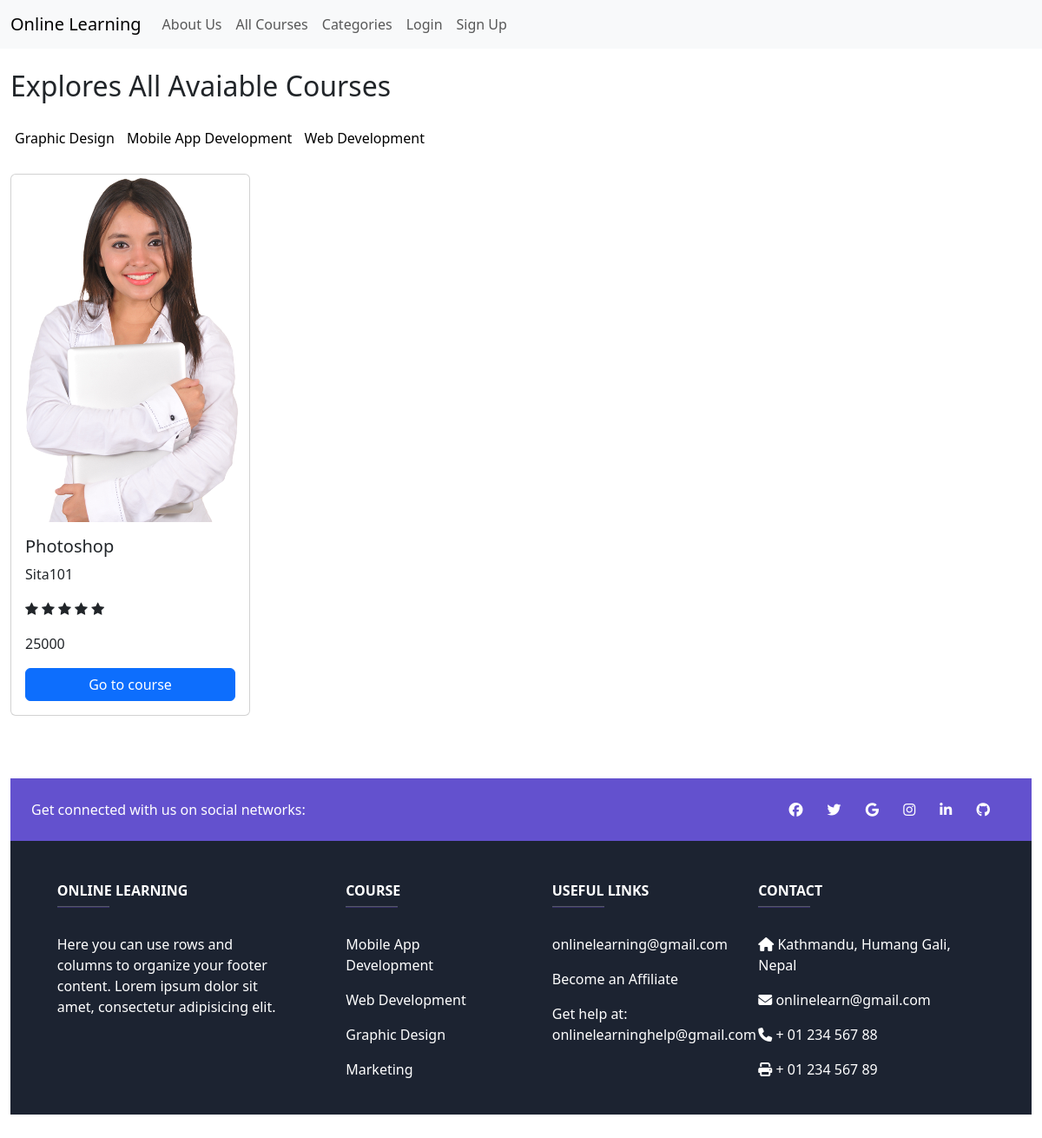
Before: / with the older database file.
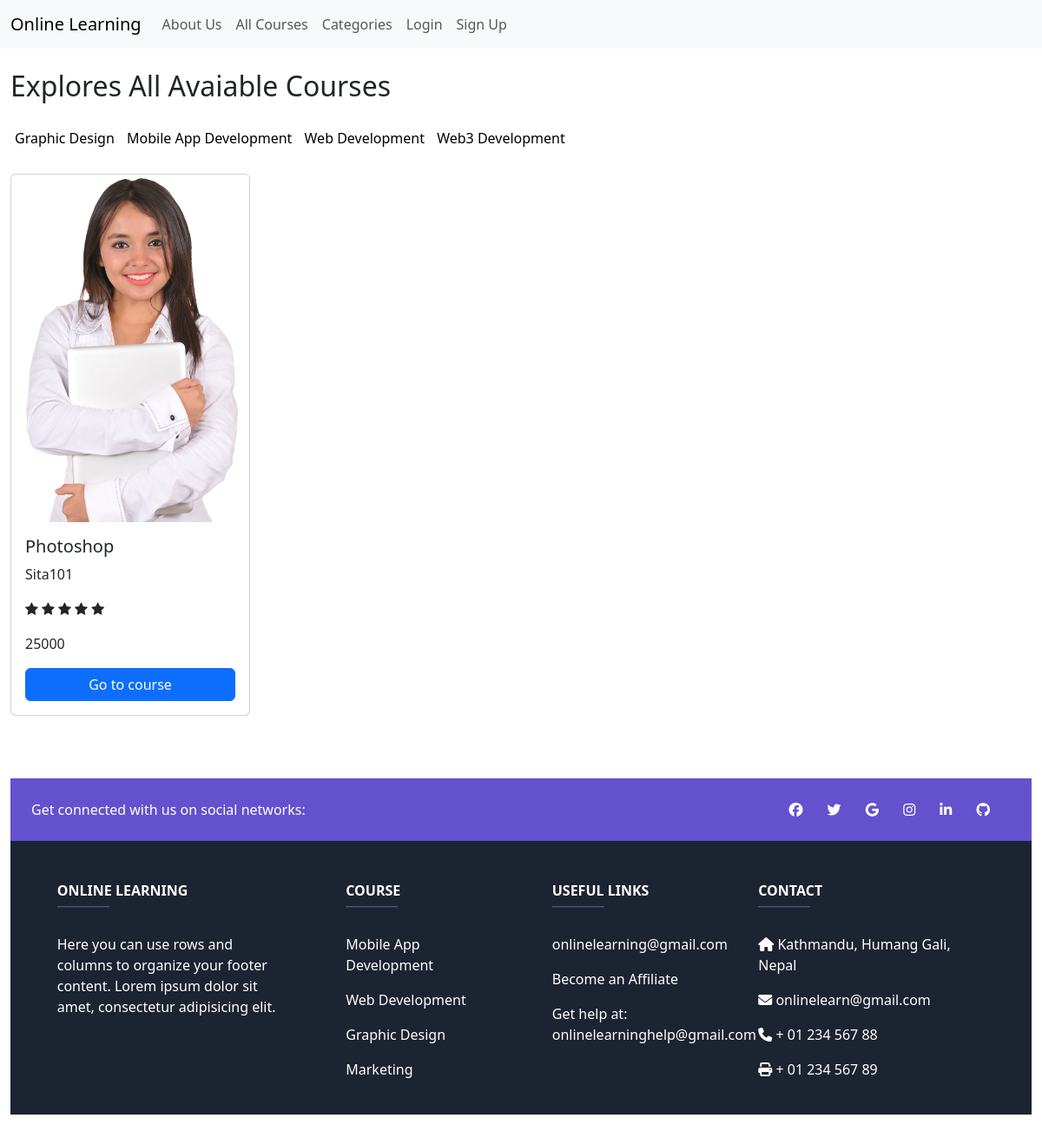
After: the same page with the newer database file.
### online_learning_app/models.py (models this page shows, shortened)
class Category(models.Model):
    cate_title = models.CharField(max_length=200)
    created_by = models.CharField(max_length=200, default="")

class Course(models.Model):
    created_by = models.CharField(max_length=200)
    course_image = models.ImageField(upload_to='course_image/')
    course_title = models.CharField(max_length=200)
    course_desc = models.CharField(max_length=200)
    category = models.ForeignKey(Category, on_delete=models.CASCADE)
    price = models.CharField(max_length=200)

### online_learning_app/views.py (the view)
# urls.py: 2. Add a URL to urlpatterns:  path('', views.home, name='home')
def home(request):
    courses = Course.objects.all()
    category = Category.objects.all()
    context = {
        'courses': courses,
        'category': category,
    }
    return render(request, 'online_learning_app/index.html', context=context)

### online_learning_app/templates/online_learning_app/index.html (shortened to what this page needs)
{% extends 'base.html' %}
{% load static %}
{% block content %}
<div class="container-fluid">
  <div class="row">
    <div class="col">
      <h2 class="my-4">Explores All Avaiable Courses</h2>
    </div>
  </div>
  <div class="row">
    <div class="col">
      <div class="tab">
        {% for category in category %}
        <button class="tablinks" data-tab="{{ category.cate_title }}">{{ category.cate_title }}</button>
        {% endfor %}
      </div>
    </div>
    {% for category in category %}
    <div class="container-fluid">
      <div class="row">
        <div class="col">
          <div id="{{ category.cate_title }}" class="tabcontent">
            <div class="row">
              {% for course in courses %}
              {% if course.category.cate_title == category.cate_title %}
              <div class="col-lg-3 col-md-4 col-sm-6 my-4">
                <div class="card">
                  <img class="card-img-top" src="{{ course.course_image.url }}" alt="Card image cap" />
                  <div class="card-body">
                    <h5 class="card-title">{{ course.course_title }}</h5>
                    <p class="author_name">{{ course.created_by }}</p>
                    <p>
                      <span class="fa fa-star checked"></span>
                      <span class="fa fa-star checked"></span>
                      <span class="fa fa-star checked"></span>
                      <span class="fa fa-star"></span>
                      <span class="fa fa-star"></span>
                    </p>
                    <p>{{ course.price }}</p>
                    <a href="{% url 'details_page' course.id %}" class="btn btn-primary text-center"
                      style="width: 100%;">Go to course</a>
                  </div>
                </div>
              </div>
              {% endif %}
              {% endfor %}
            </div>
          </div>
        </div>
      </div>
    </div>
    {% endfor %}
  </div>
</div>
{% endblock %}

Changed rows visible on the page:
added Category: cate_title "Web3 Development", shown under "Explores All Avaiable Courses"
